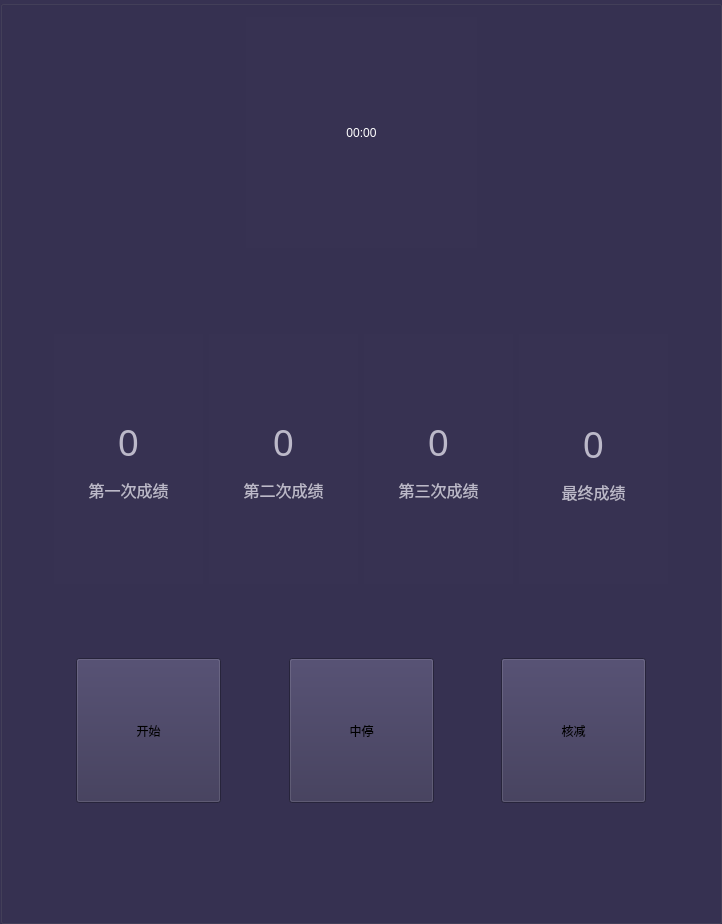
             <widget class="QGroupBox" name="gbScoreRecord">
              <property name="minimumSize">
               <size>
                <width>650</width>
                <height>0</height>
               </size>
              </property>
              <property name="styleSheet">
               <string notr="true">    background-color: rgb(55, 50, 82);</string>
              </property>
              <property name="title">
               <string/>
              </property>
              <layout class="QVBoxLayout" name="verticalLayout_4">
               <item>
                <layout class="QHBoxLayout" name="horizontalLayout_8">
                 <item>
                  <spacer name="horizontalSpacer_6">
                   <property name="orientation">
                    <enum>Qt::Horizontal</enum>
                   </property>
                   <property name="sizeHint" stdset="0">
                    <size>
                     <width>40</width>
                     <height>20</height>
                    </size>
                   </property>
                  </spacer>
                 </item>
                 <item>
                  <widget class="QLabel" name="lbCurLeftTimes">
                   <property name="minimumSize">
                    <size>
                     <width>231</width>
                     <height>231</height>
                    </size>
                   </property>
                   <property name="maximumSize">
                    <size>
                     <width>16777215</width>
                     <height>16777215</height>
                    </size>
                   </property>
                   <property name="styleSheet">
                    <string notr="true">color: rgb(255, 255, 255);</string>
                   </property>
                   <property name="text">
                    <string>00:00</string>
                   </property>
                   <property name="alignment">
                    <set>Qt::AlignCenter</set>
                   </property>
                  </widget>
                 </item>
                 <item>
                  <spacer name="horizontalSpacer_19">
                   <property name="orientation">
                    <enum>Qt::Horizontal</enum>
                   </property>
                   <property name="sizeHint" stdset="0">
                    <size>
                     <width>40</width>
                     <height>20</height>
                    </size>
                   </property>
                  </spacer>
                 </item>
                </layout>
               </item>
               <item>
                <spacer name="verticalSpacer_32">
                 <property name="orientation">
                  <enum>Qt::Vertical</enum>
                 </property>
                 <property name="sizeHint" stdset="0">
                  <size>
                   <width>20</width>
                   <height>40</height>
                  </size>
                 </property>
                </spacer>
               </item>
               <item>
                <spacer name="verticalSpacer_31">
                 <property name="orientation">
                  <enum>Qt::Vertical</enum>
                 </property>
                 <property name="sizeHint" stdset="0">
                  <size>
                   <width>20</width>
                   <height>40</height>
                  </size>
                 </property>
                </spacer>
               </item>
               <item>
                <layout class="QHBoxLayout" name="horizontalLayout_7">
                 <item>
                  <spacer name="horizontalSpacer_29">
                   <property name="orientation">
                    <enum>Qt::Horizontal</enum>
                   </property>
                   <property name="sizeHint" stdset="0">
                    <size>
                     <width>40</width>
                     <height>20</height>
                    </size>
                   </property>
                  </spacer>
                 </item>
                 <item>
                  <widget class="QGroupBox" name="gbScore1">
                   <property name="styleSheet">
                    <string notr="true">border:none;</string>
                   </property>
                   <property name="title">
                    <string/>
                   </property>
                   <layout class="QVBoxLayout" name="verticalLayout_4">
                    <item>
                     <spacer name="verticalSpacer_13">
                      <property name="orientation">
                       <enum>Qt::Vertical</enum>
                      </property>
                      <property name="sizeType">
                       <enum>QSizePolicy::Expanding</enum>
                      </property>
                      <property name="sizeHint" stdset="0">
                       <size>
                        <width>20</width>
                        <height>66</height>
                       </size>
                      </property>
                     </spacer>
                    </item>
                    <item>
                     <widget class="QLabel" name="lbScoreFirst">
                      <property name="minimumSize">
                       <size>
                        <width>0</width>
                        <height>0</height>
                       </size>
                      </property>
                      <property name="maximumSize">
                       <size>
                        <width>16777215</width>
                        <height>16777215</height>
                       </size>
                      </property>
                      <property name="font">
                       <font>
                        <family>Microsoft YaHei</family>
                        <pointsize>28</pointsize>
                        <weight>50</weight>
                        <bold>false</bold>
                       </font>
                      </property>
                      <property name="styleSheet">
                       <string notr="true">color: rgb(188, 185, 201);</string>
                      </property>
                      <property name="text">
                       <string>0</string>
                      </property>
                      <property name="alignment">
                       <set>Qt::AlignCenter</set>
                      </property>
                     </widget>
                    </item>
                    <item>
                     <widget class="QLabel" name="lbFirstScoreInfo">
                      <property name="minimumSize">
                       <size>
                        <width>125</width>
                        <height>33</height>
                       </size>
                      </property>
                      <property name="font">
                       <font>
                        <family>Microsoft YaHei</family>
                        <pointsize>12</pointsize>
                       </font>
                      </property>
                      <property name="styleSheet">
                       <string notr="true">color: rgb(188, 185, 201);</string>
                      </property>
                      <property name="text">
                       <string>第一次成绩</string>
                      </property>
                      <property name="alignment">
                       <set>Qt::AlignCenter</set>
                      </property>
                     </widget>
                    </item>
                    <item>
                     <spacer name="verticalSpacer_14">
                      <property name="orientation">
                       <enum>Qt::Vertical</enum>
                      </property>
                      <property name="sizeType">
                       <enum>QSizePolicy::Expanding</enum>
                      </property>
                      <property name="sizeHint" stdset="0">
                       <size>
                        <width>40</width>
                        <height>65</height>
                       </size>
                      </property>
                     </spacer>
                    </item>
                   </layout>
                  </widget>
                 </item>
                 <item>
                  <widget class="QGroupBox" name="gbScore2">
                   <property name="styleSheet">
                    <string notr="true">border:none;</string>
                   </property>
                   <property name="title">
                    <string/>
                   </property>
                   <layout class="QVBoxLayout" name="verticalLayout_22">
                    <item>
                     <spacer name="verticalSpacer_33">
                      <property name="orientation">
                       <enum>Qt::Vertical</enum>
                      </property>
                      <property name="sizeType">
                       <enum>QSizePolicy::Expanding</enum>
                      </property>
                      <property name="sizeHint" stdset="0">
                       <size>
                        <width>20</width>
                        <height>67</height>
                       </size>
                      </property>
                     </spacer>
                    </item>
                    <item>
                     <widget class="QLabel" name="lbScoreSecond">
                      <property name="minimumSize">
                       <size>
                        <width>0</width>
                        <height>0</height>
                       </size>
                      </property>
                      <property name="maximumSize">
                       <size>
                        <width>16777215</width>
                        <height>16777215</height>
                       </size>
                      </property>
                      <property name="font">
                       <font>
                        <family>Microsoft YaHei</family>
                        <pointsize>28</pointsize>
                        <weight>50</weight>
                        <bold>false</bold>
                       </font>
                      </property>
                      <property name="styleSheet">
                       <string notr="true">color: rgb(188, 185, 201);</string>
                      </property>
                      <property name="text">
                       <string>0</string>
                      </property>
                      <property name="alignment">
                       <set>Qt::AlignCenter</set>
                      </property>
                     </widget>
                    </item>
                    <item>
                     <widget class="QLabel" name="lbFirstScoreInfo_2">
                      <property name="minimumSize">
                       <size>
                        <width>125</width>
                        <height>33</height>
                       </size>
                      </property>
                      <property name="font">
                       <font>
                        <family>Microsoft YaHei</family>
                        <pointsize>12</pointsize>
                       </font>
                      </property>
                      <property name="styleSheet">
                       <string notr="true">color: rgb(188, 185, 201);</string>
                      </property>
                      <property name="text">
                       <string>第二次成绩</string>
                      </property>
                      <property name="alignment">
                       <set>Qt::AlignCenter</set>
                      </property>
                     </widget>
                    </item>
                    <item>
                     <spacer name="verticalSpacer_34">
                      <property name="orientation">
                       <enum>Qt::Vertical</enum>
                      </property>
                      <property name="sizeType">
                       <enum>QSizePolicy::Expanding</enum>
                      </property>
                      <property name="sizeHint" stdset="0">
                       <size>
                        <width>40</width>
                        <height>66</height>
                       </size>
                      </property>
                     </spacer>
                    </item>
                   </layout>
                  </widget>
                 </item>
                 <item>
                  <widget class="QGroupBox" name="gbScore3">
                   <property name="styleSheet">
                    <string notr="true">border:none;</string>
                   </property>
                   <property name="title">
                    <string/>
                   </property>
                   <layout class="QVBoxLayout" name="verticalLayout_24">
                    <item>
                     <spacer name="verticalSpacer_35">
                      <property name="orientation">
                       <enum>Qt::Vertical</enum>
                      </property>
                      <property name="sizeType">
                       <enum>QSizePolicy::Expanding</enum>
                      </property>
                      <property name="sizeHint" stdset="0">
                       <size>
                        <width>20</width>
                        <height>67</height>
                       </size>
                      </property>
                     </spacer>
                    </item>
                    <item>
                     <widget class="QLabel" name="lbScoreThird">
                      <property name="minimumSize">
                       <size>
                        <width>0</width>
                        <height>0</height>
                       </size>
                      </property>
                      <property name="maximumSize">
                       <size>
                        <width>16777215</width>
                        <height>16777215</height>
                       </size>
                      </property>
                      <property name="font">
                       <font>
                        <family>Microsoft YaHei</family>
                        <pointsize>28</pointsize>
                        <weight>50</weight>
                        <bold>false</bold>
                       </font>
                      </property>
                      <property name="styleSheet">
                       <string notr="true">color: rgb(188, 185, 201);</string>
                      </property>
                      <property name="text">
                       <string>0</string>
                      </property>
                      <property name="alignment">
                       <set>Qt::AlignCenter</set>
                      </property>
                     </widget>
                    </item>
                    <item>
                     <widget class="QLabel" name="lbFirstScoreInfo_3">
                      <property name="minimumSize">
                       <size>
                        <width>125</width>
                        <height>33</height>
                       </size>
                      </property>
                      <property name="font">
                       <font>
                        <family>Microsoft YaHei</family>
                        <pointsize>12</pointsize>
                       </font>
                      </property>
                      <property name="styleSheet">
                       <string notr="true">color: rgb(188, 185, 201);</string>
                      </property>
                      <property name="text">
                       <string>第三次成绩</string>
                      </property>
                      <property name="alignment">
                       <set>Qt::AlignCenter</set>
                      </property>
                     </widget>
                    </item>
                    <item>
                     <spacer name="verticalSpacer_36">
                      <property name="orientation">
                       <enum>Qt::Vertical</enum>
                      </property>
                      <property name="sizeType">
                       <enum>QSizePolicy::Expanding</enum>
                      </property>
                      <property name="sizeHint" stdset="0">
                       <size>
                        <width>40</width>
                        <height>66</height>
                       </size>
                      </property>
                     </spacer>
                    </item>
                   </layout>
                  </widget>
                 </item>
                 <item>
                  <widget class="QGroupBox" name="groupBox_14">
                   <property name="styleSheet">
                    <string notr="true">border:none;</string>
                   </property>
                   <property name="title">
                    <string/>
                   </property>
                   <layout class="QVBoxLayout" name="verticalLayout_26">
                    <item>
                     <spacer name="verticalSpacer_20">
                      <property name="orientation">
                       <enum>Qt::Vertical</enum>
                      </property>
                      <property name="sizeType">
                       <enum>QSizePolicy::Expanding</enum>
                      </property>
                      <property name="sizeHint" stdset="0">
                       <size>
                        <width>20</width>
                        <height>67</height>
                       </size>
                      </property>
                     </spacer>
                    </item>
                    <item>
                     <widget class="QLabel" name="lbScoreFinal">
                      <property name="minimumSize">
                       <size>
                        <width>0</width>
                        <height>0</height>
                       </size>
                      </property>
                      <property name="maximumSize">
                       <size>
                        <width>16777215</width>
                        <height>16777215</height>
                       </size>
                      </property>
                      <property name="font">
                       <font>
                        <family>Microsoft YaHei</family>
                        <pointsize>28</pointsize>
                        <weight>50</weight>
                        <bold>false</bold>
                       </font>
                      </property>
                      <property name="styleSheet">
                       <string notr="true">color: rgb(188, 185, 201);</string>
                      </property>
                      <property name="text">
                       <string>0</string>
                      </property>
                      <property name="alignment">
                       <set>Qt::AlignCenter</set>
                      </property>
                     </widget>
                    </item>
                    <item>
                     <widget class="QLabel" name="label_15">
                      <property name="minimumSize">
                       <size>
                        <width>125</width>
                        <height>33</height>
                       </size>
                      </property>
                      <property name="font">
                       <font>
                        <family>Microsoft YaHei</family>
                        <pointsize>12</pointsize>
                       </font>
                      </property>
                      <property name="styleSheet">
                       <string notr="true">color: rgb(188, 185, 201);</string>
                      </property>
                      <property name="text">
                       <string>最终成绩</string>
                      </property>
                      <property name="alignment">
                       <set>Qt::AlignCenter</set>
                      </property>
                     </widget>
                    </item>
                    <item>
                     <spacer name="verticalSpacer_21">
                      <property name="orientation">
                       <enum>Qt::Vertical</enum>
                      </property>
                      <property name="sizeType">
                       <enum>QSizePolicy::Preferred</enum>
                      </property>
                      <property name="sizeHint" stdset="0">
                       <size>
                        <width>20</width>
                        <height>64</height>
                       </size>
                      </property>
                     </spacer>
                    </item>
                   </layout>
                  </widget>
                 </item>
                 <item>
                  <spacer name="horizontalSpacer_30">
                   <property name="orientation">
                    <enum>Qt::Horizontal</enum>
                   </property>
                   <property name="sizeHint" stdset="0">
                    <size>
                     <width>40</width>
                     <height>20</height>
                    </size>
                   </property>
                  </spacer>
                 </item>
                </layout>
               </item>
               <item>
                <spacer name="verticalSpacer_24">
                 <property name="orientation">
                  <enum>Qt::Vertical</enum>
                 </property>
                 <property name="sizeType">
                  <enum>QSizePolicy::Minimum</enum>
                 </property>
                 <property name="sizeHint" stdset="0">
                  <size>
                   <width>5</width>
                   <height>68</height>
                  </size>
                 </property>
                </spacer>
               </item>
               <item>
                <layout class="QHBoxLayout" name="horizontalLayout_3">
                 <item>
                  <spacer name="horizontalSpacer_31">
                   <property name="orientation">
                    <enum>Qt::Horizontal</enum>
                   </property>
                   <property name="sizeHint" stdset="0">
                    <size>
                     <width>40</width>
                     <height>20</height>
                    </size>
                   </property>
                  </spacer>
                 </item>
                 <item>
                  <widget class="QPushButton" name="pbStartSkip">
                   <property name="minimumSize">
                    <size>
                     <width>145</width>
                     <height>145</height>
                    </size>
                   </property>
                   <property name="styleSheet">
                    <string notr="true">border-image: url(:/resource/images/examPage/startBtn.png);
font: 25 21pt &quot;Microsoft YaHei&quot;;</string>
                   </property>
                   <property name="text">
                    <string>开始</string>
                   </property>
                  </widget>
                 </item>
                 <item>
                  <spacer name="horizontalSpacer_36">
                   <property name="orientation">
                    <enum>Qt::Horizontal</enum>
                   </property>
                   <property name="sizeHint" stdset="0">
                    <size>
                     <width>40</width>
                     <height>20</height>
                    </size>
                   </property>
                  </spacer>
                 </item>
                 <item>
                  <widget class="QPushButton" name="pbZhongTing">
                   <property name="minimumSize">
                    <size>
                     <width>145</width>
                     <height>145</height>
                    </size>
                   </property>
                   <property name="styleSheet">
                    <string notr="true">border-image: url(:/resource/images/examPage/decreaseBtn.png);
font: 25 25.5pt &quot;Microsoft YaHei&quot;;</string>
                   </property>
                   <property name="text">
                    <string>中停</string>
                   </property>
                  </widget>
                 </item>
                 <item>
                  <spacer name="horizontalSpacer_42">
                   <property name="orientation">
                    <enum>Qt::Horizontal</enum>
                   </property>
                   <property name="sizeHint" stdset="0">
                    <size>
                     <width>40</width>
                     <height>20</height>
                    </size>
                   </property>
                  </spacer>
                 </item>
                 <item>
                  <widget class="QPushButton" name="pbDecreaseScore">
                   <property name="minimumSize">
                    <size>
                     <width>145</width>
                     <height>145</height>
                    </size>
                   </property>
                   <property name="styleSheet">
                    <string notr="true">border-image: url(:/resource/images/examPage/submitBtn.png);
font: 25 21pt &quot;Microsoft YaHei&quot;;</string>
                   </property>
                   <property name="text">
                    <string>核减</string>
                   </property>
                  </widget>
                 </item>
                 <item>
                  <spacer name="horizontalSpacer_43">
                   <property name="orientation">
                    <enum>Qt::Horizontal</enum>
                   </property>
                   <property name="sizeHint" stdset="0">
                    <size>
                     <width>40</width>
                     <height>20</height>
                    </size>
                   </property>
                  </spacer>
                 </item>
                </layout>
               </item>
               <item>
                <spacer name="verticalSpacer_15">
                 <property name="orientation">
                  <enum>Qt::Vertical</enum>
                 </property>
                 <property name="sizeType">
                  <enum>QSizePolicy::Minimum</enum>
                 </property>
                 <property name="sizeHint" stdset="0">
                  <size>
                   <width>20</width>
                   <height>40</height>
                  </size>
                 </property>
                </spacer>
               </item>
               <item>
                <spacer name="verticalSpacer_4">
                 <property name="orientation">
                  <enum>Qt::Vertical</enum>
                 </property>
                 <property name="sizeHint" stdset="0">
                  <size>
                   <width>20</width>
                   <height>67</height>
                  </size>
                 </property>
                </spacer>
               </item>
              </layout>
             </widget>
